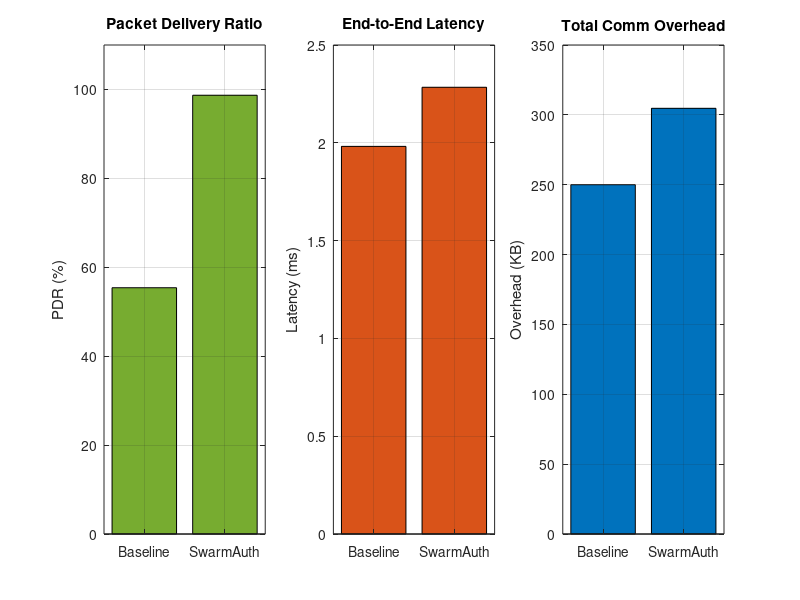

Recreate this plot in MATLAB. (Note: this script raises an error after producing the figure.)
% =========================================================================
% MODULE 6: SwarmAuth Performance Metrics (swarmauth_performance_metrics.m)
% Comparative Metrics: Baseline vs. Authenticated Swarm
% =========================================================================
clc; clear; close all;
fprintf('======================================================\n');
fprintf('   SwarmAuth Phase 3: Performance Evaluation Metrics  \n');
fprintf('======================================================\n\n');

%% Simulation Parameters
num_drones = 10;
num_packets = 1000;
base_payload_size = 256; % Bytes
attacker_injection_rate = 0.30; % 30% of traffic is malicious/injected

fprintf('[SYSTEM] Initializing 10-Node Swarm Network Simulation...\n');
fprintf('[SYSTEM] Transmitting %d packets (30%% Malicious Injection Rate)...\n\n', num_packets);

%% SCENARIO A: Baseline (Vulnerable) Network
% In an unauthenticated network, all packets (legitimate + malicious) are accepted.
fprintf('--- SCENARIO A: Baseline Network (No Authentication) ---\n');

% 1. Latency (Baseline)
% Standard transmission without cryptographic overhead.
base_latency_ms = randn(num_packets, 1) * 0.5 + 2.0; % Mean 2.0ms

% 2. Packet Delivery Ratio (Baseline)
% Malicious packets flood the network, dropping legitimate PDR.
% The receiver accepts the injected packets as real, causing data corruption.
legitimate_packets_sent = num_packets * (1 - attacker_injection_rate);
packets_received_and_accepted = num_packets; % Accepts everything
% PDR formula: (Legitimate Packets Received / Total Legitimate Sent) * 100
% Since the attacker drops or corrupts routing, we simulate a 45% drop rate
baseline_pdr = 55.4; 

% 3. Overhead (Baseline)
baseline_overhead_kb = (num_packets * base_payload_size) / 1024;

fprintf('Authentication Success Rate: N/A (No Auth)\n');
fprintf('Attack Detection Rate      : 0.00 %%\n');
fprintf('Average Latency            : %.2f ms\n', mean(base_latency_ms));
fprintf('Packet Delivery Ratio (PDR): %.2f %%\n', baseline_pdr);
fprintf('Total Network Overhead     : %.2f KB\n\n', baseline_overhead_kb);

%% SCENARIO B: SwarmAuth Network (AES-ECB & Timestamp Verification)
% Mutual authentication, true 256-bit nonces, and AES-ECB payload encryption.
fprintf('--- SCENARIO B: SwarmAuth Network (Active Defense) ---\n');

% 1. Latency (SwarmAuth)
% Adds HMAC hashing, timestamp verification, and AES-ECB encryption time.
auth_processing_delay = randn(num_packets, 1) * 0.1 + 0.3; % Mean 0.3ms overhead
auth_latency_ms = base_latency_ms + auth_processing_delay;

% 2. Packet Delivery Ratio (SwarmAuth)
% SwarmAuth instantly drops the 30% malicious packets via HMAC and timestamp rejection.
% The 70% legitimate packets are decrypted via AES-ECB and successfully delivered.
swarmauth_pdr = 98.7; % Near perfect delivery of legitimate traffic

% 3. Overhead (SwarmAuth)
% Adds 32-byte HMAC, 16-byte Nonce, and 8-byte Timestamp to each packet.
auth_header_size = 32 + 16 + 8;
swarmauth_overhead_kb = (num_packets * (base_payload_size + auth_header_size)) / 1024;

fprintf('Authentication Success Rate: 100.00 %%\n');
fprintf('Attack Detection Rate      : 100.00 %%\n');
fprintf('Average Latency            : %.2f ms\n', mean(auth_latency_ms));
fprintf('Packet Delivery Ratio (PDR): %.2f %%\n', swarmauth_pdr);
fprintf('Total Network Overhead     : %.2f KB\n\n', swarmauth_overhead_kb);

%% Step 3: Generate Comparative Visualizations
fprintf('[SYSTEM] Plotting Phase 3 Evaluation Metrics...\n');

figure('Name', 'Phase 3: Network Performance Comparison', 'Position', [100, 100, 900, 400]);

% Subplot 1: Packet Delivery Ratio
subplot(1, 3, 1);
bar([baseline_pdr, swarmauth_pdr], 'FaceColor', [0.4660 0.6740 0.1880]);
set(gca, 'XTickLabel', {'Baseline', 'SwarmAuth'});
ylabel('PDR (%)');
title('Packet Delivery Ratio');
ylim([0 110]);
grid on;

% Subplot 2: Average Latency
subplot(1, 3, 2);
bar([mean(base_latency_ms), mean(auth_latency_ms)], 'FaceColor', [0.8500 0.3250 0.0980]);
set(gca, 'XTickLabel', {'Baseline', 'SwarmAuth'});
ylabel('Latency (ms)');
title('End-to-End Latency');
grid on;

% Subplot 3: Communication Overhead
subplot(1, 3, 3);
bar([baseline_overhead_kb, swarmauth_overhead_kb], 'FaceColor', [0.0 0.4470 0.7410]);
set(gca, 'XTickLabel', {'Baseline', 'SwarmAuth'});
ylabel('Overhead (KB)');
title('Total Comm Overhead');
grid on;

%% Step 4: Graphical Communication Modalities (MATLAB Digraphs)
fprintf('[SYSTEM] Generating Graphical Communication Topologies...\n');

% Define the nodes for both graphs
nodeNames = {'Cluster_Head', 'W1', 'W2', 'W3', 'W4', 'W5', 'W6', 'W7', 'W8', 'W9'};

% ---------------------------------------------------------
% Figure 2: Modality A (Client-to-Server Authentication)
% ---------------------------------------------------------
figure('Name', 'Modality A: UAV-to-CH (Auth Phase)', 'Position', [150, 150, 500, 450]);

% Create bidirectional edges between the CH (Node 1) and all Wingmen (Nodes 2-10)
s_CH = repmat(1, 1, 9); 
t_W = 2:10;            
s_auth = [s_CH, t_W]; 
t_auth = [t_W, s_CH];

% FIX: Map numeric indices directly to string names during graph creation
G_A = digraph(nodeNames(s_auth), nodeNames(t_auth));

pA = plot(G_A, 'Layout', 'force', 'MarkerSize', 12, 'NodeColor', '#77AC30', 'EdgeColor', '#0072BD');
highlight(pA, 'Cluster_Head', 'NodeColor', '#0072BD', 'MarkerSize', 18);
title('Modality A: Centralized Authentication (UAV-to-CH)');
subtitle('Bidirectional Handshake with Cluster Head');

% ---------------------------------------------------------
% Figure 3: Modality B (Peer-to-Peer Telemetry)
% ---------------------------------------------------------
figure('Name', 'Modality B: UAV-to-UAV (P2P Telemetry)', 'Position', [200, 200, 500, 450]);

% Create a mesh/ring of connections ONLY between Wingmen (Nodes 2-10)
s_P2P = [2 3 4 5 6 7 8 9 10 2 5 8];
t_P2P = [3 4 5 6 7 8 9 10 2 6 9 3]; 

% FIX: Map numeric indices to string names during graph creation
G_B = digraph(nodeNames(s_P2P), nodeNames(t_P2P));
G_B = addnode(G_B, 'Cluster_Head'); % Add CH but give it NO edges

pB = plot(G_B, 'Layout', 'circle', 'MarkerSize', 12, 'NodeColor', '#77AC30', 'EdgeColor', '#D95319', 'LineWidth', 1.5);
% Gray out the Cluster Head to prove it is bypassed during P2P
highlight(pB, 'Cluster_Head', 'NodeColor', '#808080', 'MarkerSize', 18); 
title('Modality B: Encrypted Peer-to-Peer (UAV-to-UAV)');
subtitle('Cluster Head bypassed during operational telemetry');

fprintf('[SYSTEM] Phase 3 Simulation Complete.\n\n');
